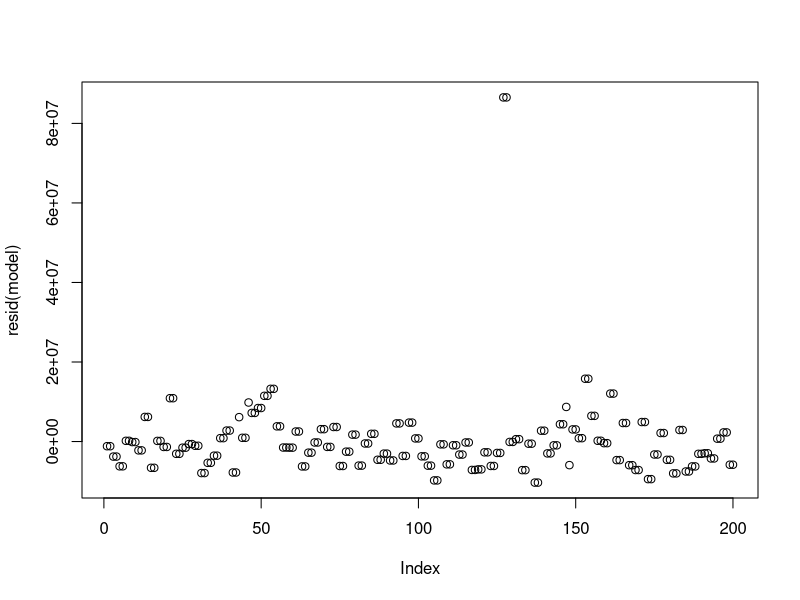
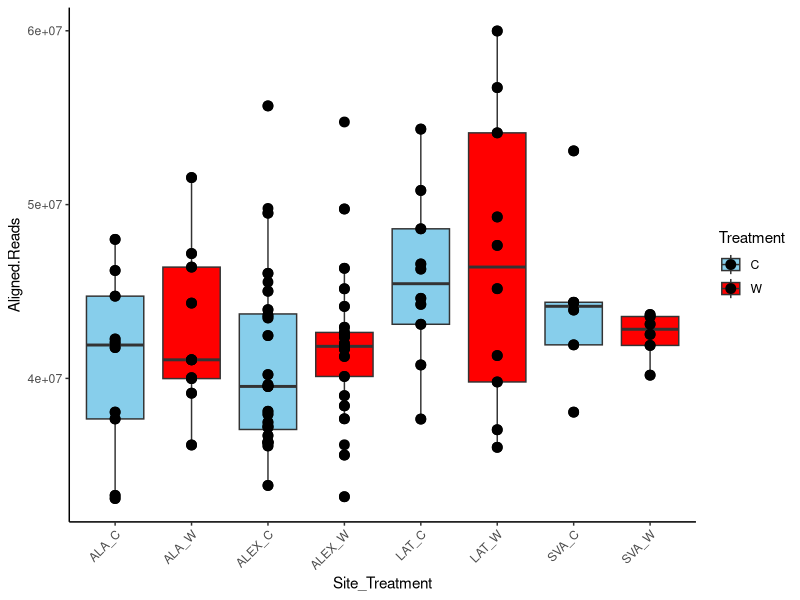
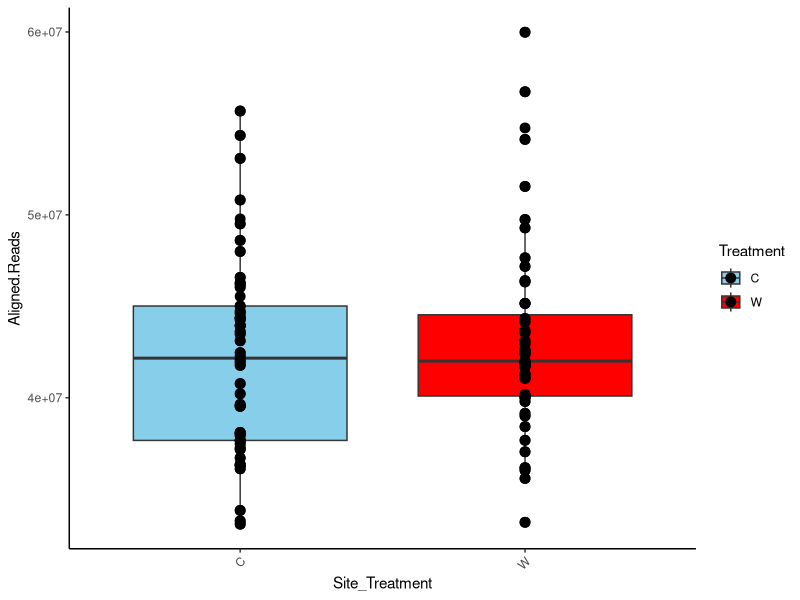
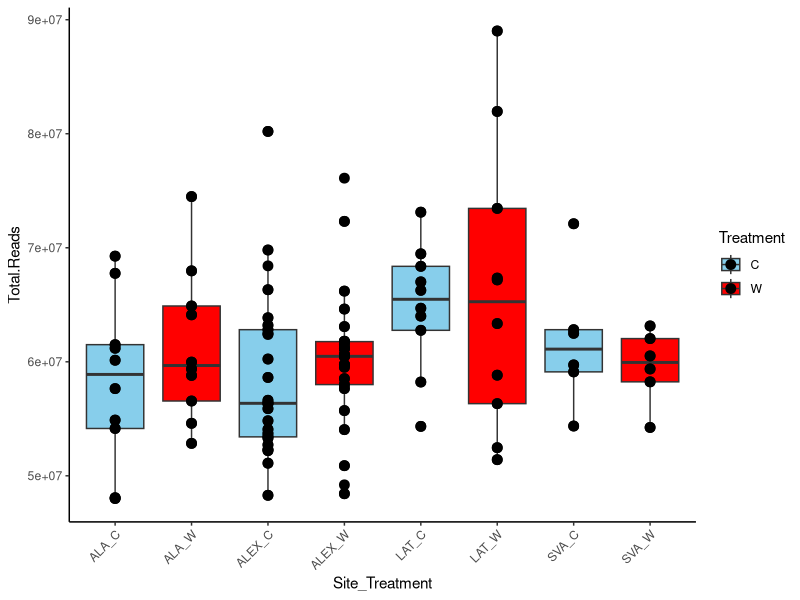
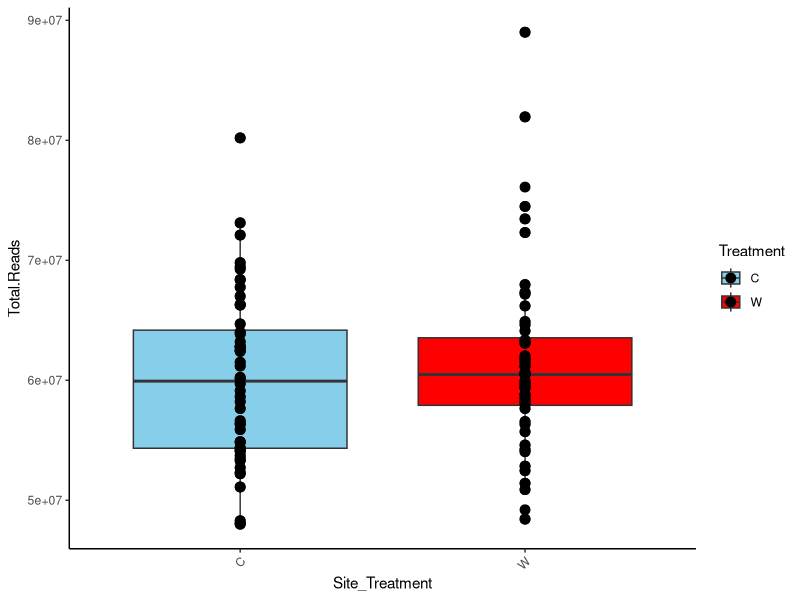
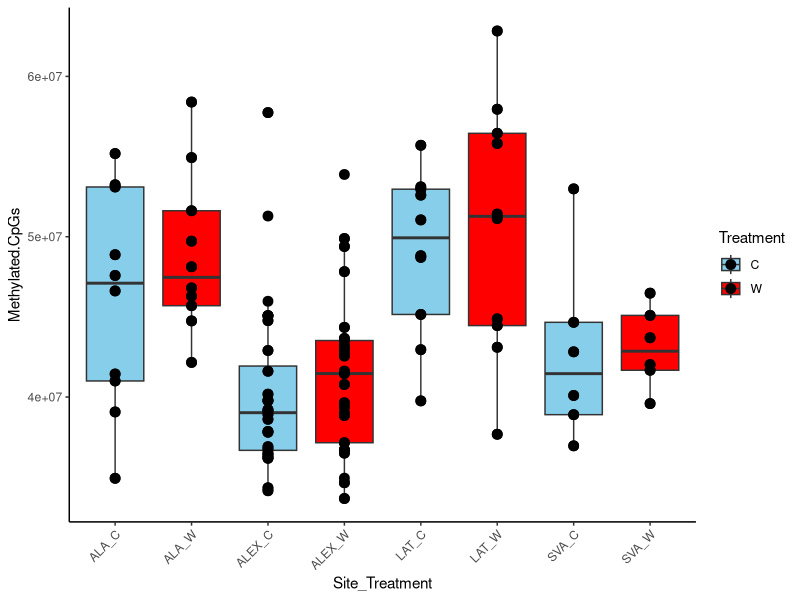
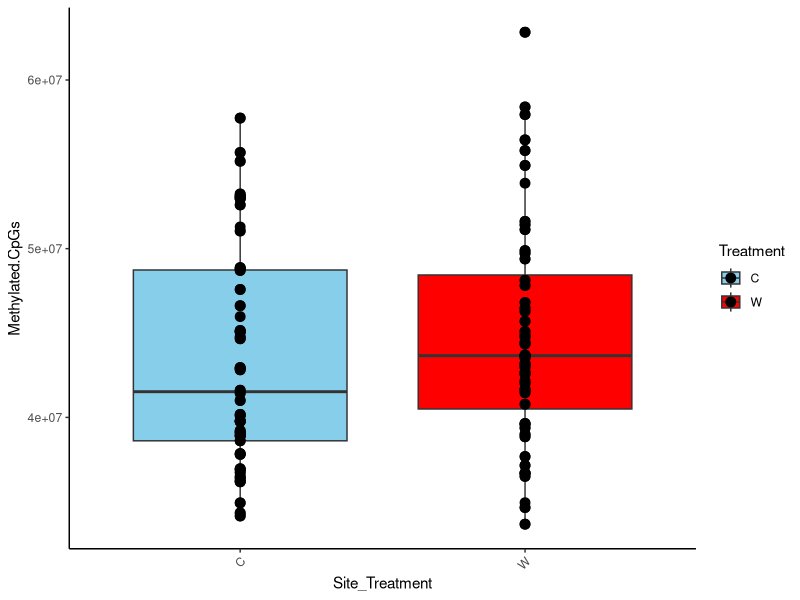
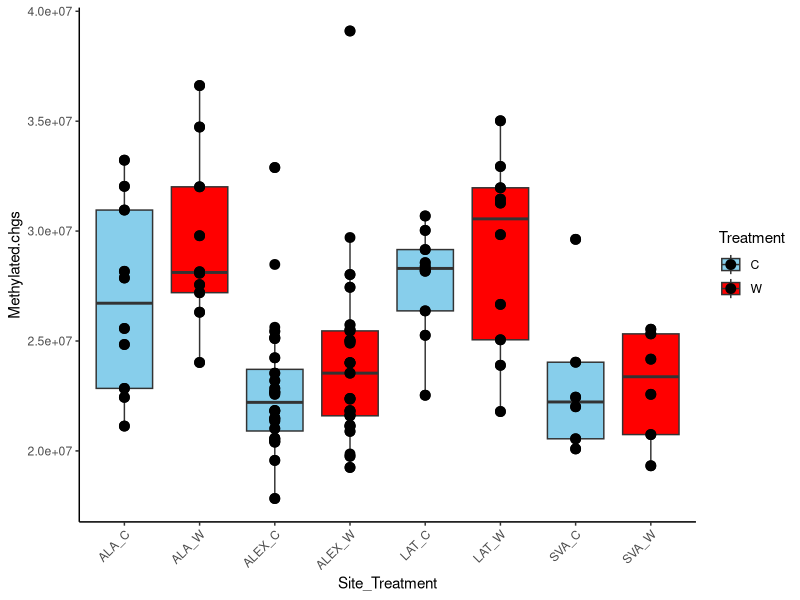

Write the R code that produced these figures, in order. (Note: this script raises an error after producing the figures.)
#import

setwd("~/GitHub/Dryas_GenomeBC/10_Phenotypes")

# load data
data_field_2019 <- read.csv("data_files/dryas_field_traits_2019.csv", header=TRUE)
Total_Methylation_contexts <- read.table("data_files/bismark_summary_report.txt", sep="\t", header=TRUE)
SE_methylation_contexts <-read.table("data_files/SE_bismark_summary_report.txt", sep="\t", header=TRUE)
pheno_2018 <- read.csv("data_files/2018pheno-data_219.csv", header=TRUE)[,c(1:16)]
seed_germ_2018 <- read.csv("data_files/GermData2018Dryas.csv", header=TRUE)
seed_germ_2019 <- read.csv("data_files/Survival_Jan2021.csv", header=TRUE)
DNA_extraction_traits <- read.csv("data_files/dryas_DNA_extraction_traits.csv", header=TRUE)
meta_data_2018_Alex <- read.csv("data_files/dryas_field_metadata_2018.csv", header=TRUE)

#----------------------
# # Check aphids  and phenotype data before join with sequencing data
# data_field_20191 <- data_field_2019
# data_field_2019$Treatment <- data_field_2019$C.W.G
# data_field_2019$mix <- paste0( data_field_2019$Community, "_",  data_field_2019$C.W.G)
#
# traits <- c(  "Weight", "Lf.hairs",
#             "Aphids", "Crystals.on.lv", "X..Cap.Twist.2019")
#
# # Loop over each trait and create a plot
# for (trait in traits) {
#
#   # Filter data to remove NAs from the trait
#   Y2019_data_filtered <-  data_field_2019 %>%
#     filter(!is.na(.data[[trait]]))  # Make sure to filter NAs only
#
#   # Convert the trait to numeric (if it's not already)
#   Y2019_data_filtered[[trait]] <- as.numeric(as.character(Y2019_data_filtered[[trait]]))
#
#   # Running the Kruskal-Wallis test without using .data[[trait]]
#   kruskal_test_result <- kruskal.test(as.formula(paste(trait, "~ Treatment")), data = Y2019_data_filtered)
#
#   # Viewing the results
#   print(trait)
#   print(kruskal_test_result)
#
#   # Generate the filename for the plot
#   plot_filename <- paste0("./plots/2019_data_", trait, ".pdf")
#
#   # Save the plot to a pdf file
#   pdf(plot_filename)
#
#   # Create and save the plot
#   print(
#     ggplot(data = Y2019_data_filtered, aes(x = mix, y = .data[[trait]], fill = Treatment)) +
#       geom_boxplot() +
#       geom_point(size = 3) +
#       labs(x = "Site_Treatment", y = trait) +
#       scale_fill_manual(values = c("skyblue", "red")) +
#       theme_classic() +
#       scale_x_discrete(drop = TRUE) +  # Remove categories with NA or zero
#       theme(axis.text.x = element_text(angle = 45, hjust = 1))
#   )
#
#   # Close the pdf device
#   dev.off()
#
#   # Generate the filename for the second plot
#   plot_filename <- paste0("./plots/2019_Treatment_", trait, ".pdf")
#
#   # Save the plot to a pdf file
#   pdf(plot_filename)
#
#   # Create and save the plot
#   print(
#     ggplot(data = Y2019_data_filtered, aes(x = Treatment, y = .data[[trait]], fill = Treatment)) +
#       geom_boxplot() +
#       geom_point(size = 3) +
#       labs(x = "Site_Treatment", y = trait) +
#       scale_fill_manual(values = c("skyblue", "red"))  +
#       theme_classic() +
#       scale_x_discrete(drop = TRUE) +  # Remove categories with NA or zero
#       theme(axis.text.x = element_text(angle = 45, hjust = 1))
#   )
#
#   # Close the pdf device
#   dev.off()
# }
#-----------------------
# Format names and add IDs

Total_Methylation_contexts <- rbind(Total_Methylation_contexts, SE_methylation_contexts[c(1:2),])


# string split file names to get unique random IDs
split_filenames <- strsplit(Total_Methylation_contexts$File, "_")
extracted_values <- t( sapply(split_filenames, function(x) c(x[2], x[3], x[4])))
colnames(extracted_values) <- c("Site", "Tag", "Unique.Random.ID")
Total_Methylation_contexts1 <- cbind(extracted_values, Total_Methylation_contexts)

split_filenames1 <- strsplit(SE_methylation_contexts$File, "_")
extracted_values1 <- t( sapply(split_filenames1, function(x) c(x[1],x[2], x[3], x[4], x[5], x[6])))
SE_Methylation_contexts1 <- cbind(extracted_values1, SE_methylation_contexts)

Seed_meth <- SE_Methylation_contexts1[c(12:28),]
colnames(Seed_meth)[c(1:6)] <- c("Seedling", "Site", "W.C", "GrowChamber", "Unique.Random.ID", "Pot")
Mat_Flw_Meth <- SE_Methylation_contexts1[c(3:11),]
colnames(Mat_Flw_Meth)[c(1:5)] <- c("PhenoStage", "Site", "Plot", "Unique.Random.ID", "Tag")

# get Site_treat_plot_ID value for metadata and pheno2018 to join for unique ID 2018pheno
pheno_2018$mix <- as.factor(paste0(pheno_2018$Site, "_",pheno_2018$Plot, "_", pheno_2018$C.T, "_", pheno_2018$Plant.ID))
meta_data_2018_Alex$mix <- as.factor(paste0(meta_data_2018_Alex$Community, "_",meta_data_2018_Alex$Plot, "_", meta_data_2018_Alex$C.W.G, "_", meta_data_2018_Alex$Plant.ID))

pheno_2018_IDs <- dplyr::left_join(meta_data_2018_Alex, pheno_2018, by="mix")

#----------------------------
# join by Unique.Random.ID
Total_Methylation_contexts1$Unique.Random.ID <- as.factor(Total_Methylation_contexts1$Unique.Random.ID)
pheno_2018_IDs$Unique.Random.ID <- as.factor(pheno_2018_IDs$Unique.Random.ID)
data_field_2019$Unique.Random.ID <- as.factor(data_field_2019$Unique.Random.ID)
Mat_Flw_Meth$Unique.Random.ID <- as.factor(Mat_Flw_Meth$Unique.Random.ID)
Seed_meth$Unique.Random.ID <- as.factor(Seed_meth$Unique.Random.ID)
seed_germ_2018 $Unique.Random.ID <- as.factor(seed_germ_2018 $Unique.Random.ID)
seed_germ_2019$Unique.Random.ID <- as.factor(seed_germ_2019$Unique.Random.ID)
DNA_extraction_traits$Unique.Random.ID <- as.factor(DNA_extraction_traits$Unique.Random.ID)

# join
Total_data0 <- dplyr::left_join(Total_Methylation_contexts1, pheno_2018_IDs, by="Unique.Random.ID")
Total_data1 <- dplyr::left_join(Total_data0, data_field_2019, by="Unique.Random.ID")
Total_data2 <- dplyr::left_join(Total_data1, seed_germ_2018, by="Unique.Random.ID")
Total_data3 <- dplyr::left_join(Total_data2, seed_germ_2019, by="Unique.Random.ID")
Total_data <- dplyr::left_join(Total_data3, DNA_extraction_traits, by="Unique.Random.ID")

# join seedling data with parent data methylation
Seedling_data <- dplyr::left_join(Seed_meth, Total_data, by="Unique.Random.ID")

# join mature flower data with sen methylation data and phenology of plants
Phenology_data <- dplyr::left_join(Mat_Flw_Meth, Total_data, by="Unique.Random.ID")

colnames(Phenology_data)
colnames(Seedling_data)
colnames(Total_data)

write.table(Total_data, "Wild_Plant_Traits_Merged.tsv", sep = "\t", quote = FALSE, row.names = FALSE)
write.table(Seedling_data, "Seedling_Parent_Traits_Merged.tsv", sep = "\t", quote = FALSE, row.names = FALSE)
write.table(Phenology_data, "MatFlw_Sen_Plant_Traits_Merged.tsv", sep = "\t", quote = FALSE, row.names = FALSE)


#------------------------------
# group and summarize
library(dplyr)

Total_data$Site <- substr(Total_data$Site.x, 1, 3)
Total_data$Treatment <- substr(Total_data$File, 1, 1)
Total_data$mix <- as.factor(paste0( Total_data$Site, "_", Total_data$Treatment))

Total_data$mix_chamber <- as.factor(paste0( Total_data$Site, "_", Total_data$Treatment, "_", Total_data$Chamber))

# calculate %meth
Total_data$percent_CpG <- (Total_data$Methylated.CpGs/(Total_data$Methylated.CpGs + Total_data$Unmethylated.CpGs))*100
Total_data$percent_chg <- (Total_data$Methylated.CpGs/(Total_data$Methylated.chgs + Total_data$Unmethylated.chgs))*100
Total_data$percent_CHH <- (Total_data$Methylated.CpGs/(Total_data$Methylated.CHHs + Total_data$Unmethylated.CHHs))*100

Total_data$TotalCs <- (Total_data$Methylated.CHHs + Total_data$Unmethylated.CHHs)+(Total_data$Methylated.chgs + Total_data$Unmethylated.chgs)+(Total_data$Methylated.CpGs + Total_data$Unmethylated.CpGs)
Total_data$TotalmCs <- Total_data$Methylated.CHHs+Total_data$Methylated.chgs+Total_data$Methylated.CpGs
Total_data$TotalCHH <- (Total_data$Methylated.CHHs + Total_data$Unmethylated.CHHs)+(Total_data$Methylated.chgs + Total_data$Unmethylated.chgs)+(Total_data$Methylated.CpGs + Total_data$Unmethylated.CpGs)
Total_data$Totalchg <- (Total_data$Methylated.CHHs + Total_data$Unmethylated.CHHs)+(Total_data$Methylated.chgs + Total_data$Unmethylated.chgs)+(Total_data$Methylated.CpGs + Total_data$Unmethylated.CpGs)
Total_data$TotalCpG <- (Total_data$Methylated.CHHs + Total_data$Unmethylated.CHHs)+(Total_data$Methylated.chgs + Total_data$Unmethylated.chgs)+(Total_data$Methylated.CpGs + Total_data$Unmethylated.CpGs)


databySite <- group_by(Total_data, by=Treatment)
#summarize


sum_treatment_summary <- summarize(databySite,
                                   Aligned.Reads = sum(Aligned.Reads, na.rm = TRUE),
                                   Total.Reads = sum(Total.Reads, na.rm = TRUE),
                                   Methylated.CpGs = sum(Methylated.CpGs, na.rm = TRUE),
                                   Methylated.chgs = sum(Methylated.chgs, na.rm = TRUE),
                                   Methylated.CHHs = sum(Methylated.CHHs, na.rm = TRUE),
                                   Unmethylated.CpGs = sum(Unmethylated.CpGs, na.rm = TRUE),
                                   Unmethylated.chgs = sum(Unmethylated.chgs, na.rm = TRUE),
                                   Unmethylated.CHHs = sum(Unmethylated.CHHs, na.rm = TRUE),
                                   percent_CpG = sum(percent_CpG, na.rm = TRUE),
                                   percent_chg = sum(percent_chg, na.rm = TRUE),
                                   percent_CHH = sum(percent_CHH, na.rm = TRUE),
                                   Height = sum(Height, na.rm = TRUE),
                                   Flwr_total = sum(Flwr_total, na.rm = TRUE),
                                   Lf.Weight.2018 = sum(Weight.x, na.rm = TRUE),
                                   Lf.hairs.field = sum(Lf.hairs, na.rm = TRUE),
                                   Aphids = sum(Aphids, na.rm = TRUE),
                                   Crystals.on.lv = sum(Crystals.on.lv, na.rm = TRUE),
                                   Seed_count2018 = sum(X..seeds..all.seeds., na.rm = TRUE),
                                   Seed_weight2018 = sum(weight.all.seeds..g.mg., na.rm = TRUE),
                                   Dryas.seed.Ripeness = sum(Dryas.seed.Ripeness, na.rm = TRUE),
                                   Seed_count2019 = sum(Number.of.Seeds, na.rm = TRUE),
                                   Seed.weight2019 = sum(Seed.weight.mg, na.rm = TRUE),
                                   Percent_germ2019 = sum(Percent_germ, na.rm = TRUE),
                                   Numb.Lv = sum(Numb.Lv, na.rm = TRUE),
                                   Hair.on.leaves = sum(Hair.on.leaves, na.rm = TRUE)
)

mean_treatment_summary <- summarize(databySite,
                                    Aligned.Reads = mean(Aligned.Reads, na.rm = TRUE),
                                    Total.Reads = mean(Total.Reads, na.rm = TRUE),
                                    Methylated.CpGs = mean(Methylated.CpGs, na.rm = TRUE),
                                    Methylated.chgs = mean(Methylated.chgs, na.rm = TRUE),
                                    Methylated.CHHs = mean(Methylated.CHHs, na.rm = TRUE),
                                    Unmethylated.CpGs = mean(Unmethylated.CpGs, na.rm = TRUE),
                                    Unmethylated.chgs = mean(Unmethylated.chgs, na.rm = TRUE),
                                    Unmethylated.CHHs = mean(Unmethylated.CHHs, na.rm = TRUE),
                                    Height = mean(Height, na.rm = TRUE),
                                    Flwr_total = mean(Flwr_total, na.rm = TRUE),
                                    Lf.Weight.2018 = mean(Weight.x, na.rm = TRUE),
                                    Lf.hairs.field = mean(Lf.hairs, na.rm = TRUE),
                                    Aphids = mean(Aphids, na.rm = TRUE),
                                    Crystals.on.lv = mean(Crystals.on.lv, na.rm = TRUE),
                                    Seed_count2018 = mean(X..seeds..all.seeds., na.rm = TRUE),
                                    Seed_weight2018 = mean(weight.all.seeds..g.mg., na.rm = TRUE),
                                    Dryas.seed.Ripeness = mean(Dryas.seed.Ripeness, na.rm = TRUE),
                                    Seed_count2019 = mean(Number.of.Seeds, na.rm = TRUE),
                                    Seed.weight2019 = mean(Seed.weight.mg, na.rm = TRUE),
                                    Percent_germ2019 = mean(Percent_germ, na.rm = TRUE),
                                    Numb.Lv = mean(Numb.Lv, na.rm = TRUE),
                                    Hair.on.leaves = mean(Hair.on.leaves, na.rm = TRUE)
)
write.table(mean_treatment_summary, "mean_treatment_summary.tsv", sep = "\t", quote = FALSE, row.names = FALSE)


#----------------
#group
databySite <- group_by(Total_data, by=mix)
#summarize


sum_Site_treatment_summary <- summarize(databySite,
                                        Aligned.Reads = sum(Aligned.Reads, na.rm = TRUE),
                                        Total.Reads = sum(Total.Reads, na.rm = TRUE),
                                        Methylated.CpGs = sum(Methylated.CpGs, na.rm = TRUE),
                                        Methylated.chgs = sum(Methylated.chgs, na.rm = TRUE),
                                        Methylated.CHHs = sum(Methylated.CHHs, na.rm = TRUE),
                                        Unmethylated.CpGs = sum(Unmethylated.CpGs, na.rm = TRUE),
                                        Unmethylated.chgs = sum(Unmethylated.chgs, na.rm = TRUE),
                                        Unmethylated.CHHs = sum(Unmethylated.CHHs, na.rm = TRUE),
                                        Height = sum(Height, na.rm = TRUE),
                                        Flwr_total = sum(Flwr_total, na.rm = TRUE),
                                        Lf.Weight.2018 = sum(Weight.x, na.rm = TRUE),
                                        Lf.hairs.field = sum(Lf.hairs, na.rm = TRUE),
                                        Aphids = sum(Aphids, na.rm = TRUE),
                                        Crystals.on.lv = sum(Crystals.on.lv, na.rm = TRUE),
                                        Seed_count2018 = sum(X..seeds..all.seeds., na.rm = TRUE),
                                        Seed_weight2018 = sum(weight.all.seeds..g.mg., na.rm = TRUE),
                                        Dryas.seed.Ripeness = sum(Dryas.seed.Ripeness, na.rm = TRUE),
                                        Seed_count2019 = sum(Number.of.Seeds, na.rm = TRUE),
                                        Seed.weight2019 = sum(Seed.weight.mg, na.rm = TRUE),
                                        Percent_germ2019 = sum(Percent_germ, na.rm = TRUE),
                                        Numb.Lv = sum(Numb.Lv, na.rm = TRUE),
                                        Hair.on.leaves = sum(Hair.on.leaves, na.rm = TRUE)
)

mean_Site_treatment_summary <- summarize(databySite,
                                        Aligned.Reads = mean(Aligned.Reads, na.rm = TRUE),
                                        Total.Reads = mean(Total.Reads, na.rm = TRUE),
                                        Methylated.CpGs = mean(Methylated.CpGs, na.rm = TRUE),
                                        Methylated.chgs = mean(Methylated.chgs, na.rm = TRUE),
                                        Methylated.CHHs = mean(Methylated.CHHs, na.rm = TRUE),
                                        Unmethylated.CpGs = mean(Unmethylated.CpGs, na.rm = TRUE),
                                        Unmethylated.chgs = mean(Unmethylated.chgs, na.rm = TRUE),
                                        Unmethylated.CHHs = mean(Unmethylated.CHHs, na.rm = TRUE),
                                        Height = mean(Height, na.rm = TRUE),
                                        Flwr_total = mean(Flwr_total, na.rm = TRUE),
                                        Lf.Weight.2018 = mean(Weight.x, na.rm = TRUE),
                                        Lf.hairs.field = mean(Lf.hairs, na.rm = TRUE),
                                        Aphids = mean(Aphids, na.rm = TRUE),
                                        Crystals.on.lv = mean(Crystals.on.lv, na.rm = TRUE),
                                        Seed_count2018 = mean(X..seeds..all.seeds., na.rm = TRUE),
                                        Seed_weight2018 = mean(weight.all.seeds..g.mg., na.rm = TRUE),
                                        Dryas.seed.Ripeness = mean(Dryas.seed.Ripeness, na.rm = TRUE),
                                        Seed_count2019 = mean(Number.of.Seeds, na.rm = TRUE),
                                        Seed.weight2019 = mean(Seed.weight.mg, na.rm = TRUE),
                                        Percent_germ2019 = mean(Percent_germ, na.rm = TRUE),
                                        Numb.Lv = mean(Numb.Lv, na.rm = TRUE),
                                        Hair.on.leaves = mean(Hair.on.leaves, na.rm = TRUE)
)

write.table(mean_Site_treatment_summary, "mean_Site_treatment_summary.tsv", sep = "\t", quote = FALSE, row.names = FALSE)

#---------------------------------
#ggplot

# remove the extra samples
Total_data <- Total_data[-c(101, 202:203),]


# link Alex sites

Total_data$Site_Alex <- gsub("CAS|WIL|FER|MEA|DRY", "ALEX", Total_data$Site)

Total_data$mix <- as.factor(paste0(Total_data$Site_Alex, "_", Total_data$Treatment))

#----------------------
library(dplyr)
library(ggplot2)
library(car)
library(lme4)

# Define the trait
traits <- c("Aligned.Reads", "Total.Reads", "Methylated.CpGs", "Methylated.chgs", "Methylated.CHHs",
            "Unmethylated.CpGs", "Unmethylated.chgs", "Unmethylated.CHHs",
            "percent_CpG", "percent_chg", "percent_CHH",
            "TotalCpG", "Totalchg", "TotalCHH", "TotalmCs", "TotalCs")
            # "Height", "Flwr_total", "Weight.x", "Lf.hairs",
            # "Aphids", "Crystals.on.lv", "X..seeds..all.seeds.", "weight.all.seeds..g.mg.",
            # "Dryas.seed.Ripeness", "Number.of.Seeds", "Seed.weight.mg",
            # "Percent_germ", "Numb.Lv", "Hair.on.leaves")

# Loop over each trait and create a plot
for (trait in traits) {
  # Filter data to remove NAs and zeros from the trait
  Total_data_filtered <- Total_data %>%
    filter(!is.na(.data[[trait]]) & .data[[trait]] != 0)

  # Convert the trait to numeric (if it's not already)
  Total_data_filtered[[trait]] <- as.numeric(as.character(Total_data_filtered[[trait]]))

  # Running the Kruskal-Wallis test without using .data[[trait]]
  kruskal_test_result <- kruskal.test(as.formula(paste(trait, "~ Treatment")), data = Total_data_filtered)

  # Viewing the results
  print(trait)
  print(kruskal_test_result)

  #----------------------------
  model <- lmer(as.formula(paste(trait, "~ Treatment+(1 | Site)")), data = Total_data)
  summary(model)
  #plot(resid(model))
  # Type II ANOVA
  print(Anova(model, type = 2))

  #----------------------------
  # Generate the filename for the plot
  plot_filename <- paste0("./plots/", trait, ".pdf")

  # Save the plot to a pdf file
  pdf(plot_filename)

  # Create and save the plot
  print(
    ggplot(data = Total_data_filtered, aes(x = mix, y = .data[[trait]], fill =Treatment)) +
      geom_boxplot() +
      geom_point(size = 3) +
      labs(x = "Site_Treatment", y = trait) +
      scale_fill_manual(values = c("skyblue", "red") ) +
      theme_classic() +
      scale_x_discrete(drop = TRUE) +  # Remove categories with NA or zero
      theme(axis.text.x = element_text(angle = 45, hjust = 1))
  )

  # Close the pdf device
  dev.off()

  # Generate the filename for the plot
  plot_filename <- paste0("./plots/Treatment_", trait, ".pdf")

  # Save the plot to a pdf file
  pdf(plot_filename)

  # Create and save the plot
  print(
    ggplot(data = Total_data_filtered, aes(x =Treatment, y = .data[[trait]], fill = Treatment)) +
      geom_boxplot() +
      geom_point(size = 3) +
      labs(x = "Site_Treatment", y = trait) +
      scale_fill_manual(values = c("skyblue", "red"))  +
      theme_classic() +
      scale_x_discrete(drop = TRUE) +  # Remove categories with NA or zero
      theme(axis.text.x = element_text(angle = 45, hjust = 1))
  )

  # Close the pdf device
  dev.off()
}

####################################
# check significance of total methylation in each context

# Fit the MANOVA model
model <- manova(cbind(Methylated.CpGs, Methylated.chgs, Methylated.CHHs) ~ Treatment+Site, data = Total_data)

# Print the summary of the MANOVA
summary(model)

# You can also get a detailed result using:
summary(model, test = "Wilks")  # Wilks' Lambda test is commonly used

# Df   Wilks approx F num Df den Df  Pr(>F)
# Treatment   1 0.95319   3.0937      3 189.00 0.02819 *
#   Site        7 0.38312  10.2627     21 543.26 < 2e-16 ***
#   Residuals 191
# ---
#   Signif. codes:  0 ‘***’ 0.001 ‘**’ 0.01 ‘*’ 0.05 ‘.’ 0.1 ‘ ’ 1

#--------------------
# Fit the ANOVA model
anova_model <- aov(Methylated.CpGs ~ Treatment +Site, data = Total_data)

# Print the summary of the ANOVA
summary(anova_model)

# Df    Sum Sq   Mean Sq F value Pr(>F)
# Treatment     1 9.954e+13 9.954e+13   3.605 0.0591 .
# Site          7 3.184e+15 4.548e+14  16.473 <2e-16 ***
#   Residuals   191 5.274e+15 2.761e+13

#--------------------------
# Fit the ANOVA model
anova_model <- aov(Methylated.chgs ~ Treatment + Site, data = Total_data)

# Print the summary of the ANOVA
summary(anova_model)

# Df    Sum Sq   Mean Sq F value   Pr(>F)
# Treatment     1 9.104e+13 9.104e+13   7.438  0.00698 **
#   Site          7 1.295e+15 1.850e+14  15.113 1.17e-15 ***
#   Residuals   191 2.338e+15 1.224e+13

#------------------------
# Example data (replace with your own dataset)

# Fit the ANOVA model
anova_model <- aov(Methylated.CHHs ~ Treatment +Site, data = Total_data)

# Print the summary of the ANOVA
summary(anova_model)

# Df    Sum Sq   Mean Sq F value  Pr(>F)
# Treatment     1 6.243e+14 6.243e+14   5.855 0.01647 *
#   Site          7 2.526e+15 3.609e+14   3.385 0.00198 **
#   Residuals   191 2.036e+16 1.066e+14

##############################
# if not normally distributed

# Running the Kruskal-Wallis test
kruskal_test_result <- kruskal.test(Methylated.CHHs ~ Treatment, data = Total_data)

# Viewing the results
print(kruskal_test_result)

# data:  Methylated.CHHs by Treatment
# Kruskal-Wallis chi-squared = 6.0665, df = 1, p-value = 0.01378

#----------------------
# Running the Kruskal-Wallis test
kruskal_test_result <- kruskal.test(Unmethylated.CHHs ~ Treatment, data = Total_data)

# Viewing the results
print(kruskal_test_result)

#data:  Unmethylated.CHHs by Treatment
#Kruskal-Wallis chi-squared = 0.9745, df = 1, p-value = 0.3236
#---------------------
# Running the Kruskal-Wallis test
kruskal_test_result <- kruskal.test(percent_CHH ~ Treatment, data = Total_data)

# Viewing the results
print(kruskal_test_result)

#data:  percent_CHH by Treatment
#Kruskal-Wallis chi-squared = 1.3986, df = 1, p-value = 0.237

###########################################
library(lme4)
# Fit a mixed-effects model
model <- lmer(Methylated.CHHs ~ Treatment + (1 | Site), data = Total_data)

# View model summary
summary(model)

plot(resid(model))

# get significance
install.packages("car")
library(car)

# Type II ANOVA
Anova(model, type = 2)

# Treatment 5.8553  1    0.01553 *

####################################
# Test percentage specifically

# Fit the MANOVA model
model <- manova(cbind(percent_CpG,percent_chg, percent_CHH) ~ Treatment+Site, data = Total_data)

# Print the summary of the MANOVA
summary(model)

# You can also get a detailed result using:
summary(model, test = "Wilks")  # Wilks' Lambda test is commonly used

# Df   Wilks approx F num Df den Df  Pr(>F)
# Treatment   1 0.96888    3.051      2    190 0.04964 *
#   Site        7 0.37351   17.270     14    380 < 2e-16 ***
#   Residuals 191

#--------------------------
# Fit the ANOVA model
anova_model <- aov(percent_CpG ~ Treatment + Site, data = Total_data)

# Print the summary of the ANOVA
summary(anova_model)

# Df Sum Sq Mean Sq F value Pr(>F)
# Treatment     1   15.0   14.98   4.305 0.0393 *
#   Site          7 1723.2  246.18  70.741 <2e-16 ***
#   Residuals   191  664.7    3.48

#--------------------------
# Fit the ANOVA model
anova_model <- aov(percent_chg ~ Treatment + Site, data = Total_data)

# Print the summary of the ANOVA
summary(anova_model)

# Df Sum Sq Mean Sq F value Pr(>F)
# Treatment     1   6.64    6.64   4.763 0.0303 *
#   Site          7 314.97   45.00  32.269 <2e-16 ***
#   Residuals   191 266.33    1.39

#------------------------
# Example data (replace with your own dataset)

# Fit the ANOVA model
anova_model <- aov(percent_CHH ~ Treatment +Site, data = Total_data)

# Print the summary of the ANOVA
summary(anova_model)

# Df Sum Sq Mean Sq F value Pr(>F)
# Treatment     1  0.176  0.1762   3.735 0.0548 .
# Site          7  8.560  1.2228  25.922 <2e-16 ***
#   Residuals   191  9.010  0.0472

###########################################

# Fit the MANOVA model
model <- manova(cbind(Unmethylated.CpGs, Unmethylated.chgs, Unmethylated.CHHs) ~ Treatment+Site, data = Total_data)

# Print the summary of the MANOVA
summary(model)

# You can also get a detailed result using:
summary(model, test = "Wilks")  # Wilks' Lambda test is commonly used

# Df   Wilks approx F num Df den Df Pr(>F)
# Treatment   1 0.97083   1.8927      3 189.00 0.1322
# Site        7 0.19677  19.6995     21 543.26 <2e-16 ***
#   Residuals 191
# ---
#   Signif. codes:  0 ‘***’ 0.001 ‘**’ 0.01 ‘*’ 0.05 ‘.’ 0.1 ‘ ’ 1


#---------------
# Fit the ANOVA model
anova_model <- aov(TotalmCs ~ Treatment +Site, data = Total_data)

# Print the summary of the ANOVA
summary(anova_model)
# Treatment     1 1.981e+15 1.981e+15   6.830  0.00968 **
#   Site          7 1.710e+16 2.443e+15   8.427 5.68e-09 ***
#   Residuals   191 5.538e+16 2.900e+14
# ---

#------------------
# Fit the ANOVA model
anova_model <- aov(TotalCs ~ Treatment +Site, data = Total_data)

# Print the summary of the ANOVA
summary(anova_model)

# Df    Sum Sq   Mean Sq F value   Pr(>F)
# Treatment     1 2.041e+16 2.041e+16   0.780    0.378
# Site          7 1.202e+18 1.717e+17   6.559 6.01e-07 ***
#   Residuals   191 5.001e+18 2.618e+16
#




##############################
# Traits measured across all sites

# Fit the MANOVA model
model <- manova(cbind(Lf.hairs,Number.of.Seeds, Percent_germ, Weight.x, Seed.weight.mg) ~ Treatment+Site, data = Total_data)

# Print the summary of the MANOVA
summary(model)

# You can also get a detailed result using:
summary(model, test = "Wilks")  # Wilks' Lambda test is commonly used

# Df   Wilks approx F num Df den Df    Pr(>F)
# Treatment  1 0.43504   7.7919      5     30 8.499e-05 ***
#   Site       2 0.67394   1.3087     10     60    0.2467
# Residuals 34
# ---
#   Signif. codes:  0 ‘***’ 0.001 ‘**’ 0.01 ‘*’ 0.05 ‘.’ 0.1 ‘ ’ 1


#############################

# Fit the ANOVA model
anova_model <- aov(Lf.hairs ~ Treatment + Site, data = Total_data)

# Print the summary of the ANOVA
summary(anova_model)

# Df Sum Sq Mean Sq F value   Pr(>F)
# Treatment    1  161.8  161.78  28.704 6.95e-07 ***
#   Site         4  205.7   51.43   9.125 3.42e-06 ***
#   Residuals   86  484.7    5.64
# ---
#   Signif. codes:  0 ‘***’ 0.001 ‘**’ 0.01 ‘*’ 0.05 ‘.’ 0.1 ‘ ’ 1
# 108 observations deleted due to missingness
#---------------------------

# Fit the ANOVA model
anova_model <- aov(Number.of.Seeds ~ Treatment + Site, data = Total_data)

# Print the summary of the ANOVA
summary(anova_model)

# Df Sum Sq Mean Sq F value   Pr(>F)
# Treatment     1   1356  1355.6  22.440 6.14e-06 ***
#   Site          5   1337   267.5   4.428 0.000993 ***
#   Residuals   117   7068    60.4
# ---
#   Signif. codes:  0 ‘***’ 0.001 ‘**’ 0.01 ‘*’ 0.05 ‘.’ 0.1 ‘ ’ 1
# 76 observations deleted due to missingness
#---------------------------
# Fit the ANOVA model
anova_model <- aov(Percent_germ ~ Treatment + Site, data = Total_data)

# Print the summary of the ANOVA
summary(anova_model)
# Df Sum Sq Mean Sq F value   Pr(>F)
# Treatment     1 0.0215 0.02150   2.445 0.120931
# Site          5 0.2375 0.04751   5.401 0.000184 ***
#   Residuals   105 0.9236 0.00880
# ---
#   Signif. codes:  0 ‘***’ 0.001 ‘**’ 0.01 ‘*’ 0.05 ‘.’ 0.1 ‘ ’ 1
# 88 observations deleted due to missingness

###################################


# Take a look at seedlings data
# Seedling_data

#------------------------------
# group and summarize

library(dplyr)

Seedling_data$Treatment <-Seedling_data$W.C
Seedling_data$mix <- as.factor(paste0( Seedling_data$Site, "_", Seedling_data$W.C))

Seedling_data$mix_chamber <- as.factor(paste0( Seedling_data$Site, "_", Seedling_data$Treatment, "_", Seedling_data$Chamber))

#group
databySite <- group_by(Seedling_data, by=mix_chamber)
#summarize


sum_Site_treatment_summary <- summarize(databySite,
                                        Aligned.Reads.x = sum(Aligned.Reads.x, na.rm = TRUE),
                                        Total.Reads.x = sum(Total.Reads.x, na.rm = TRUE),
                                        Methylated.CpGs.x = sum(Methylated.CpGs.x, na.rm = TRUE),
                                        Methylated.chgs.x = sum(Methylated.chgs.x, na.rm = TRUE),
                                        Methylated.CHHs.x = sum(Methylated.CHHs.x, na.rm = TRUE),
                                        Unmethylated.CpGs.x = sum(Unmethylated.CpGs.x, na.rm = TRUE),
                                        Unmethylated.chgs.x = sum(Unmethylated.chgs.x, na.rm = TRUE),
                                        Unmethylated.CHHs.x = sum(Unmethylated.CHHs.x, na.rm = TRUE),

                                        Aligned.Reads.y = sum(Aligned.Reads.y, na.rm = TRUE),
                                        Total.Reads.y = sum(Total.Reads.y, na.rm = TRUE),
                                        Methylated.CpGs.y = sum(Methylated.CpGs.y, na.rm = TRUE),
                                        Methylated.chgs.y = sum(Methylated.chgs.y, na.rm = TRUE),
                                        Methylated.CHHs.y = sum(Methylated.CHHs.y, na.rm = TRUE),
                                        Unmethylated.CpGs.y = sum(Unmethylated.CpGs.y, na.rm = TRUE),
                                        Unmethylated.chgs.y = sum(Unmethylated.chgs.y, na.rm = TRUE),
                                        Unmethylated.CHHs.y = sum(Unmethylated.CHHs.y, na.rm = TRUE),


                                        Height = sum(Height, na.rm = TRUE),
                                        Flwr_total = sum(Flwr_total, na.rm = TRUE),
                                        Lf.Weight.2018 = sum(Weight.x, na.rm = TRUE),
                                        Lf.hairs.field = sum(Lf.hairs, na.rm = TRUE),
                                        Aphids = sum(Aphids, na.rm = TRUE),
                                        Crystals.on.lv = sum(Crystals.on.lv, na.rm = TRUE),
                                        Seed_count2018 = sum(X..seeds..all.seeds., na.rm = TRUE),
                                        Seed_weight2018 = sum(weight.all.seeds..g.mg., na.rm = TRUE),
                                        Dryas.seed.Ripeness = sum(Dryas.seed.Ripeness, na.rm = TRUE),
                                        Seed_count2019 = sum(Number.of.Seeds, na.rm = TRUE),
                                        Seed.weight2019 = sum(Seed.weight.mg, na.rm = TRUE),
                                        Percent_germ2019 = sum(Percent_germ, na.rm = TRUE),
                                        Numb.Lv = sum(Numb.Lv, na.rm = TRUE),
                                        Hair.on.leaves = sum(Hair.on.leaves, na.rm = TRUE)
)

mean_Site_treatment_summary <- summarize(databySite,
                                         Aligned.Reads.x = mean(Aligned.Reads.x, na.rm = TRUE),
                                         Total.Reads.x = mean(Total.Reads.x, na.rm = TRUE),
                                         Methylated.CpGs.x = mean(Methylated.CpGs.x, na.rm = TRUE),
                                         Methylated.chgs.x = mean(Methylated.chgs.x, na.rm = TRUE),
                                         Methylated.CHHs.x = mean(Methylated.CHHs.x, na.rm = TRUE),
                                         Unmethylated.CpGs.x = mean(Unmethylated.CpGs.x, na.rm = TRUE),
                                         Unmethylated.chgs.x = mean(Unmethylated.chgs.x, na.rm = TRUE),
                                         Unmethylated.CHHs.x = mean(Unmethylated.CHHs.x, na.rm = TRUE),

                                         Aligned.Reads.y = mean(Aligned.Reads.y, na.rm = TRUE),
                                         Total.Reads.y = mean(Total.Reads.y, na.rm = TRUE),
                                         Methylated.CpGs.y = mean(Methylated.CpGs.y, na.rm = TRUE),
                                         Methylated.chgs.y = mean(Methylated.chgs.y, na.rm = TRUE),
                                         Methylated.CHHs.y = mean(Methylated.CHHs.y, na.rm = TRUE),
                                         Unmethylated.CpGs.y = mean(Unmethylated.CpGs.y, na.rm = TRUE),
                                         Unmethylated.chgs.y = mean(Unmethylated.chgs.y, na.rm = TRUE),
                                         Unmethylated.CHHs.y = mean(Unmethylated.CHHs.y, na.rm = TRUE),


                                         Height = mean(Height, na.rm = TRUE),
                                         Flwr_total = mean(Flwr_total, na.rm = TRUE),
                                         Lf.Weight.2018 = mean(Weight.x, na.rm = TRUE),
                                         Lf.hairs.field = mean(Lf.hairs, na.rm = TRUE),
                                         Aphids = mean(Aphids, na.rm = TRUE),
                                         Crystals.on.lv = mean(Crystals.on.lv, na.rm = TRUE),
                                         Seed_count2018 = mean(X..seeds..all.seeds., na.rm = TRUE),
                                         Seed_weight2018 = mean(weight.all.seeds..g.mg., na.rm = TRUE),
                                         Dryas.seed.Ripeness = mean(Dryas.seed.Ripeness, na.rm = TRUE),
                                         Seed_count2019 = mean(Number.of.Seeds, na.rm = TRUE),
                                         Seed.weight2019 = mean(Seed.weight.mg, na.rm = TRUE),
                                         Percent_germ2019 = mean(Percent_germ, na.rm = TRUE),
                                         Numb.Lv = mean(Numb.Lv, na.rm = TRUE),
                                         Hair.on.leaves = mean(Hair.on.leaves, na.rm = TRUE)
)

#----------------------
library(dplyr)
library(ggplot2)

# Define the trait
traits <- c("Aligned.Reads.x", "Total.Reads.x", "Methylated.CpGs.x", "Methylated.chgs.x", "Methylated.CHHs.x",
            "Unmethylated.CpGs.x", "Unmethylated.chgs.x", "Unmethylated.CHHs.x",
            "Height", "Flwr_total", "Weight.x", "Lf.hairs",
              "X..seeds..all.seeds.", "weight.all.seeds..g.mg.",
            "Dryas.seed.Ripeness", "Number.of.Seeds", "Seed.weight.mg",
            "Percent_germ", "Numb.Lv", "Hair.on.leaves")

#"Aphids""Crystals.on.lv",

# Loop over each trait and create a plot
for (trait in traits) {
  # Filter data to remove NAs and zeros from the trait
  Seedling_data_filtered <- Seedling_data %>%
    filter(!is.na(.data[[trait]]) & .data[[trait]] != 0)

  # Convert the trait to numeric (if it's not already)
  Seedling_data_filtered[[trait]] <- as.numeric(as.character(Seedling_data_filtered[[trait]]))

  # Generate the filename for the plot
  plot_filename <- paste0("./plots_seedlings/", trait, ".pdf")

  # Save the plot to a pdf file
  pdf(plot_filename)

  # Create and save the plot
  print(
    ggplot(data = Seedling_data_filtered, aes(x = mix, y = .data[[trait]], fill =Treatment)) +
      geom_boxplot() +
      geom_point(size = 3) +
      labs(x = "Site_Treatment", y = trait) +
      scale_fill_manual(values = c("skyblue", "red") ) +
      theme_classic() +
      scale_x_discrete(drop = TRUE) +  # Remove categories with NA or zero
      theme(axis.text.x = element_text(angle = 45, hjust = 1))
  )

  # Close the pdf device
  dev.off()

  # Generate the filename for the plot
  plot_filename <- paste0("./plots_seedlings/Treatment_", trait, ".pdf")

  # Save the plot to a pdf file
  pdf(plot_filename)

  # Create and save the plot
  print(
    ggplot(data = Seedling_data_filtered, aes(x =Treatment, y = .data[[trait]], fill = Treatment)) +
      geom_boxplot() +
      geom_point(size = 3) +
      labs(x = "Site_Treatment", y = trait) +
      scale_fill_manual(values = c("skyblue", "red"))  +
      theme_classic() +
      scale_x_discrete(drop = TRUE) +  # Remove categories with NA or zero
      theme(axis.text.x = element_text(angle = 45, hjust = 1))
  )

  # Close the pdf device
  dev.off()
}

####################################
# check significance of total methylation in each context

# Fit the MANOVA model
model <- manova(cbind(Methylated.CpGs.x, Methylated.chgs.x, Methylated.CHHs.x) ~ Treatment+Site, data = Seedling_data)

# Print the summary of the MANOVA
summary(model)

# You can also get a detailed result using:
summary(model, test = "Wilks")  # Wilks' Lambda test is commonly used

# Df   Pillai approx F num Df den Df Pr(>F)
# Treatment  1 0.027282  0.26177      3     28 0.8523
# Site       2 0.279923  1.57314      6     58 0.1714
# Residuals 30
